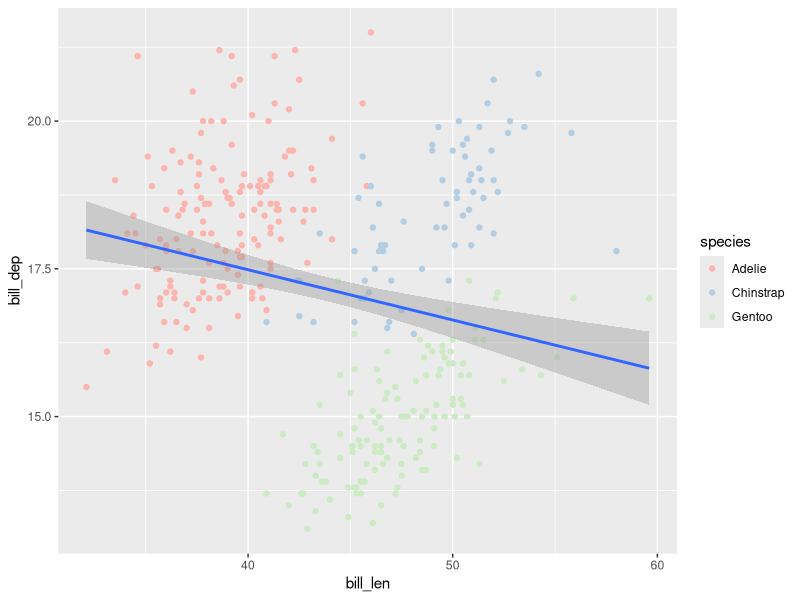
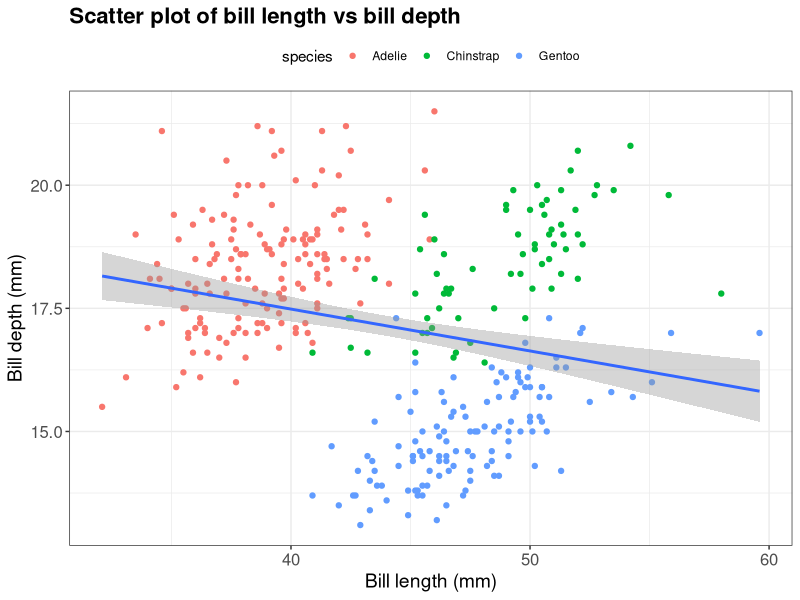
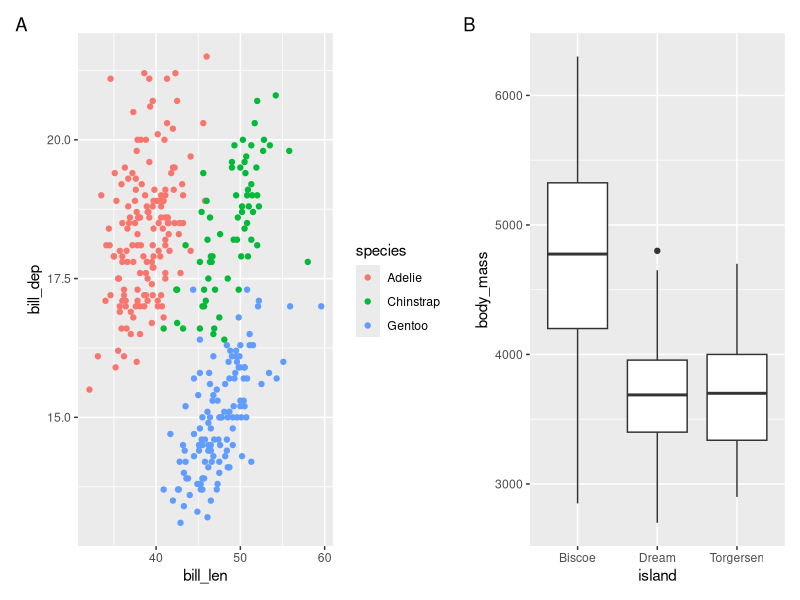

R code for these plots, in order:
## ---- chunk 1
stepwise_vec <- seq(from = 6, to = 8, by = 0.2)
stepwise_vec
## ---- chunk 2
  length(stepwise_vec)
## ---- chunk 3
  # Print the first 6 elements:
  head(stepwise_vec)

  # Print the last 6 elements:
  tail(stepwise_vec)

  # Both head and tail have argument `n` to specify the number of elements:
  tail(stepwise_vec, n = 2)
## ---- chunk 4
  # mean() will compute the mean (average) across all elements
  mean(stepwise_vec)
## ---- chunk 5
  stepwise_vec[length(stepwise_vec)] <- 0
  stepwise_vec
## ---- chunk 6
  stepwise_vec[2] <- mean(stepwise_vec)
  stepwise_vec
## ---- chunk 7
x <- 1:26
x

y <- x - 0.5
y
## ---- chunk 8
diet_fct <- factor(c("high", "medium", "low"), levels = c("low", "medium", "high"))
typeof(diet_fct)
## ---- chunk 9
#| message: false
library(tidyverse)
## ---- chunk 10
penguins |>
  ggplot(aes(x = bill_len, y = bill_dep)) +
  geom_point(aes(color = species)) +
  scale_color_brewer(palette = "Pastel1") +
  geom_smooth(method = "lm")
## ---- chunk 11
penguins |>
  ggplot(aes(x = bill_len, y = bill_dep)) +
  geom_point(aes(color = species)) +
  geom_smooth(method = "lm") +
  labs(
    title = "Scatter plot of bill length vs bill depth",
    x = "Bill length (mm)",
    y = "Bill depth (mm)"
  ) +
  theme_bw() +
  theme(
    plot.title = element_text(size = 16, face = "bold"),
    axis.title = element_text(size = 14),
    axis.text = element_text(size = 12),
    legend.position = "top"
  )
## ---- chunk 12
library(patchwork)
## ---- chunk 13
scatter_plot <- penguins |>
  ggplot(aes(x = bill_len, y = bill_dep, color = species)) +
  geom_point()

box_plot <- penguins |>
  ggplot(aes(x = island, y = body_mass)) +
  geom_boxplot()
## ---- chunk 14
#| fig-width: 10
#| fig-height: 4
(scatter_plot | box_plot) +
  plot_annotation(tag_levels = "A")
